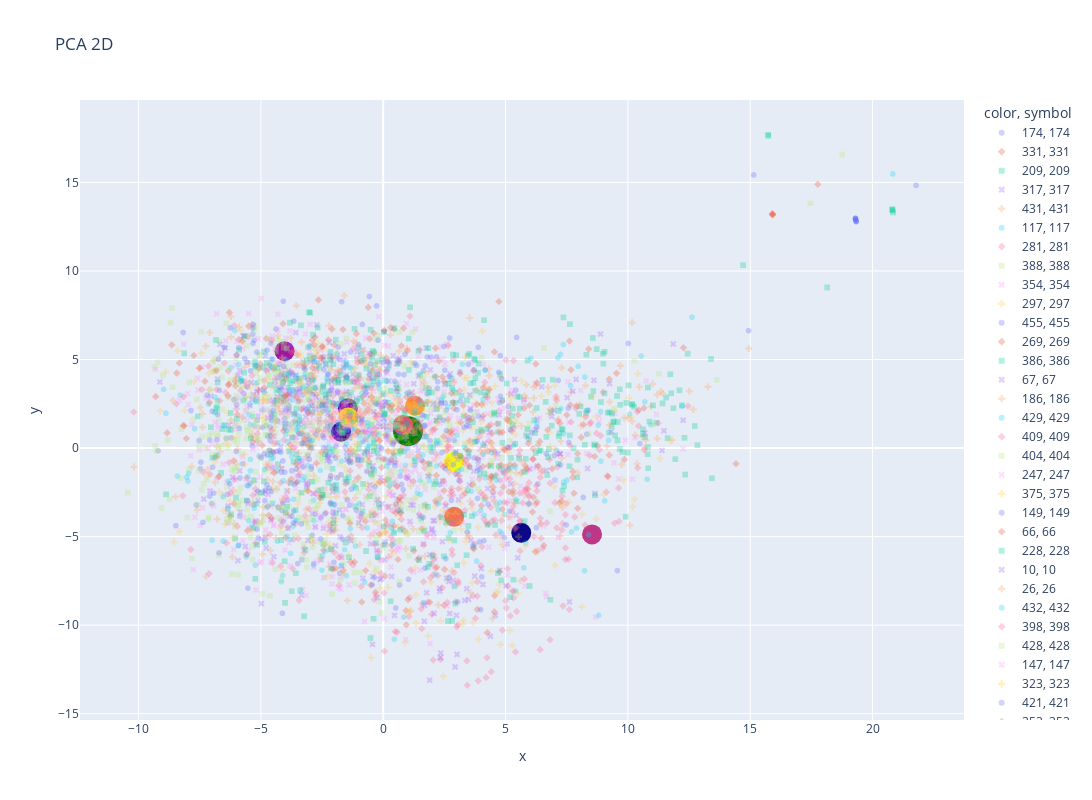

Notebook code cell kept with this figure:
### Code cell
pca = PCA(n_components=2)
articles_pca = pca.fit_transform(articles_sample_std)
interest_pca = pca.transform(interest_std)
closest_articles_pca = pca.transform(closest_articles_std)


# Plot the data in the PCA space
fig = px.scatter(
    x=articles_pca[:, 0],
    y=articles_pca[:, 1],
    color=articles_sample["category_id"],
    symbol=articles_sample["category_id"],
    title="PCA 2D",
    opacity=0.3,
    width=1200,
    height=800,
)
fig.add_scatter(
    x=interest_pca[:, 0],
    y=interest_pca[:, 1],
    mode="markers",
    marker=dict(color="green", size=30),
    text=f"User interest \n user_id: {user_id} \n category_id: {interest['category_id'].iloc[0]}",
)
fig.add_scatter(
    x=closest_articles_pca[:, 0],
    y=closest_articles_pca[:, 1],
    mode="markers",
    marker=dict(color=list(range(len(closest_articles_pca))), size=20),
    text=[
        f"rank: {i} / article_id: {a.article_id} / category_id: {a.category_id}"
        for i, a in enumerate(closest_articles.itertuples())
    ],
)
fig.show()
